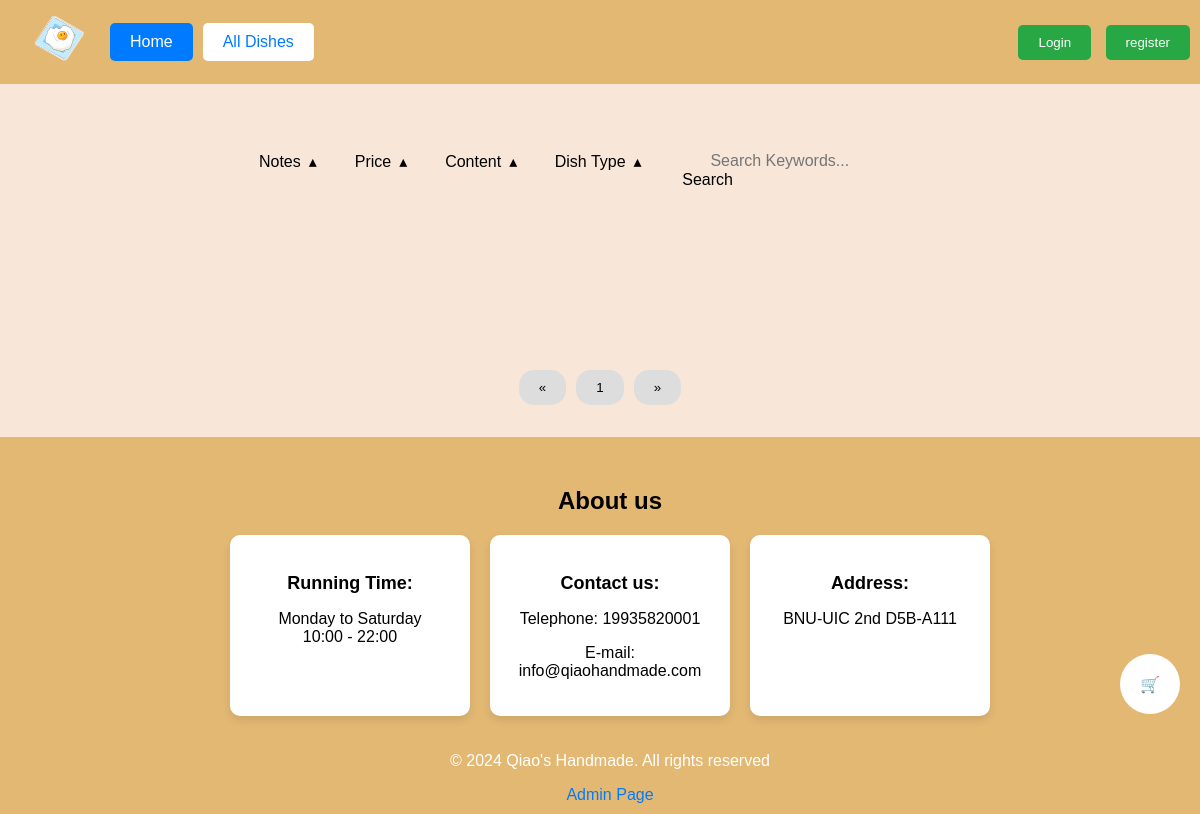
Page /menu.php on the earlier database version.
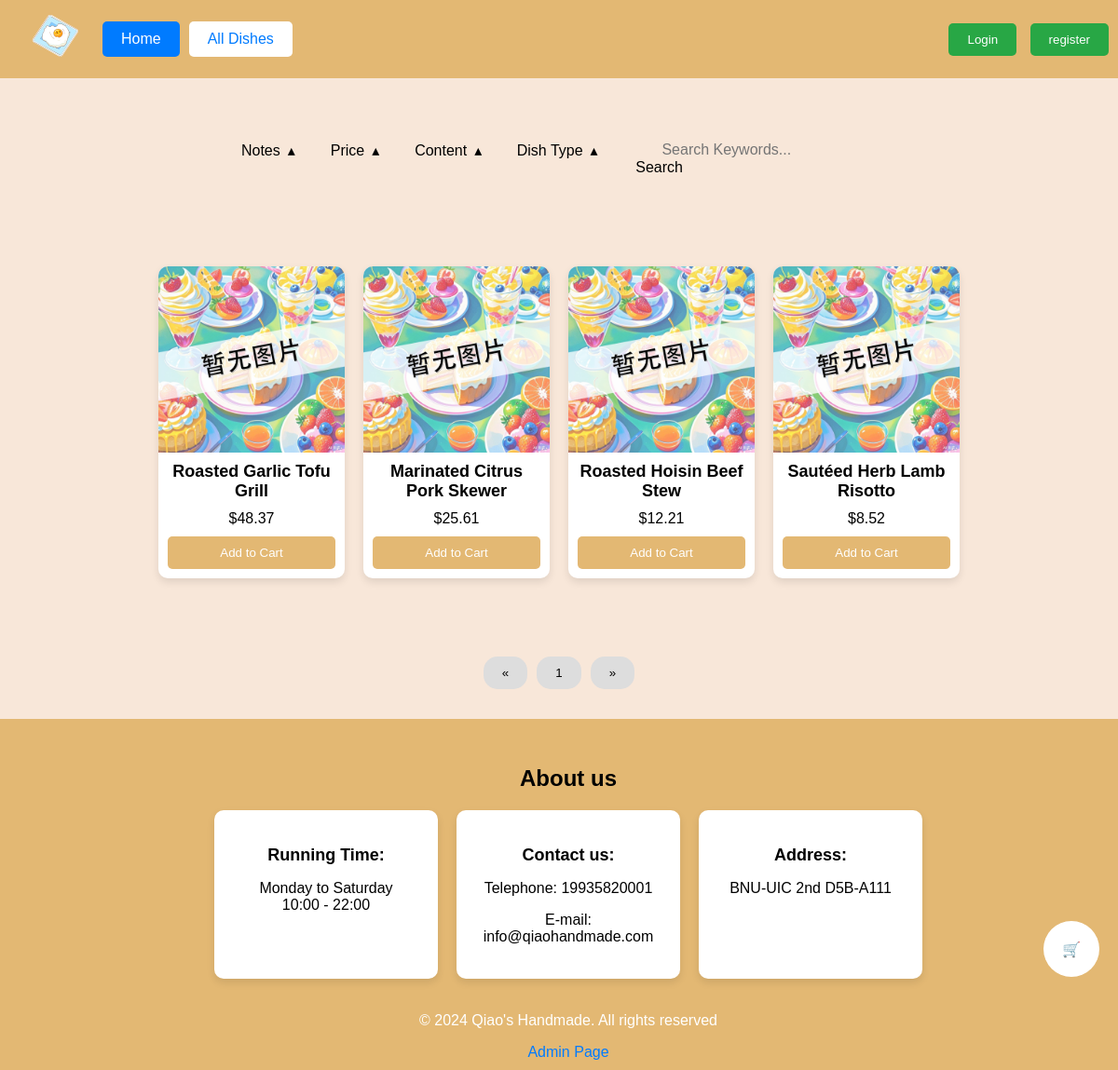
Same page on the later database version.
### tables this page shows
CREATE TABLE IF NOT EXISTS `menu` (
                                      `dish_id` INT NOT NULL AUTO_INCREMENT,
                                      `dish_name` VARCHAR(100) NOT NULL,
                                      `ingredient` TEXT,
                                      `description` TEXT,
                                      `type` VARCHAR(50) DEFAULT NULL,
                                      `price` DECIMAL(10, 2) NOT NULL,
                                      `amount` INT NOT NULL,
                                      `note` TEXT,
                                      `image` LONGBLOB,
                                      PRIMARY KEY (`dish_id`)
);

### menu.php (the view, shortened to what this page needs)
<!DOCTYPE html>
<html lang="zh">
<head>
    <link rel="stylesheet" type="text/css" href="styles.css">
</head>
<body>
<?php
include 'connectdb.php';
$dishesPerPage = 12;
$page = isset($_GET['page']) ? (int)$_GET['page'] : 1;
$offset = ($page - 1) * $dishesPerPage;
$sql = "SELECT * FROM menu";
$sql .= " LIMIT :offset, :limit";
$stmt = $conn->prepare($sql);
$stmt->bindValue(':offset', $offset, PDO::PARAM_INT);
$stmt->bindValue(':limit', $dishesPerPage, PDO::PARAM_INT);
$stmt->execute();
$dishes = $stmt->fetchAll(PDO::FETCH_ASSOC);
?>
<header>
    <div class="logo-container">
        <a href="index.php"><img src="qiao_logo.svg" alt="Qiao's Handmade" class="logo"  oncontextmenu="return false" onselectstart="return false" ondragstart="return false" onbeforecopy="return false" oncopy=document.selection.empty() onselect=document.selection.empty()></a>
        <nav>
            <a href="index.php" class="button">Home</a>
            <a href="menu.php" class="button" style="color: #007bff; background-color: white;">All Dishes</a>
        </nav>
    </div>
    <div>
        <button class="button login-btn" onclick="loginNotice()">Login</button>
        <button class="button register-btn" onclick="location.href=('register.php')">register</button>
    </div>
</header>
<div class="reserved_area" style="height: 32px;"></div>
<div class="selector-outside">
    <div class="selector-container">
        <div class="dropdown">
            <button class="dropbtn">Notes&#8192;<span class="triangle-arrow">&#9652;</span>&#8192;</button>
        </div>
        <div class="dropdown">
            <button class="dropbtn">Price&#8192;<span class="triangle-arrow">&#9652;</span>&#8192;</button>
        </div>
        <div class="dropdown">
            <button class="dropbtn">Content&#8192;<span class="triangle-arrow">&#9652;</span>&#8192;</button>
        </div>
        <div class="dropdown">
            <button class="dropbtn">Dish Type&#8192;<span class="triangle-arrow">&#9652;</span>&#8192;</button>
        </div>
        <div class="search-container-stock">
            <div class="keyword-search">
                <input type="text" id="keyword" placeholder="Search Keywords...">
                <button id="search-btn">Search</button>
            </div>
        </div>
    </div>
</div>
<section class="recommended-dishes" style="margin-top: 0;">
    <section class="dishes-display">
            <div class="dishes-container" style="margin-left: 3%; margin-right: 3%;">
                <?php foreach ($dishes as $dish): ?>
                    <div class="dish">
                        <?php if ($dish['image']): ?>
                            <img
                                 alt="<?php echo htmlspecialchars($dish['dish_name']); ?>"
                                 loading="lazy"
                                 oncontextmenu="return false"
                                 onselectstart="return false"
                                 ondragstart="return false"
                                 onbeforecopy="return false"
                                 oncopy="document.selection.empty()"
                                 onselect="document.selection.empty()">
                        <?php else: ?>
                            <img src="./nodish.jpg"
                                 alt="No Image Available"
                                 loading="lazy"
                                 oncontextmenu="return false"
                                 onselectstart="return false"
                                 ondragstart="return false"
                                 onbeforecopy="return false"
                                 oncopy="document.selection.empty()"
                                 onselect="document.selection.empty()">
                        <?php endif; ?>
                        <div class="dish-info">
                            <div class="name"><?php echo $dish['dish_name']; ?></div>
                            <div class="price"><?php echo '$' . $dish['price']; ?></div>
                            <button class="add-to-cart-button" id="add-to-cart_<?php echo $dish['dish_id']; ?>">Add to Cart</button>
                        </div>
                    </div>
                <?php endforeach; ?>
            </div>
    </section>
</section>
<section class="page-navigation">
    <div class="pagination">
        <button class="page-number prev" onclick="changePage(-1)">&laquo;</button>
        <button class="page-number current-page" id="currentPage">1</button>
        <button class="page-number next" onclick="changePage(1)">&raquo;</button>
    </div>
</section>
<div class="reserved_area" style="height: 32px;"></div>
<footer>
    <section class="other-information" style="color: #000000;">
        <h2>About us</h2>
        <div class="info-container">
            <div class="info-box">
                <h3>Running Time: </h3>
                <p>Monday to Saturday<br>10:00 - 22:00</p>
            </div>
            <div class="info-box">
                <h3>Contact us: </h3>
                <p>Telephone: 19935820001</p>
                <p>E-mail: info@qiaohandmade.com</p>
            </div>
            <div class="info-box">
                <h3>Address: </h3>
                <p>BNU-UIC 2nd D5B-A111</p>
            </div>
        </div>
    </section>
    <div class="footer-content">
        <p>&copy; 2024 Qiao's Handmade. All rights reserved</p>
        <a href="admin.php">Admin Page</a>
    </div>
</footer>
<div id="cart-float" onclick="openCart()" >
    🛒
</div>
</body>
</html>

### styles.css (style rules this page uses)
body, html { margin: 0; padding: 0; font-family: Arial, sans-serif; background-color: #f8e7d9; }
header { background-color: #e3b873; padding: 10px; display: flex; justify-content: space-between; align-items: center; }
.logo-container { display: flex; align-items: center; }
.logo { max-width: 60px; height: auto; margin: 0 auto; }
nav { display: flex; gap: 10px; }
.button { padding: 10px 20px; background-color: #007bff; color: #fff; border: none; border-radius: 5px; cursor: pointer; text-decoration: none; }
.login-btn, .register-btn { background-color: #28a745; }
.register-btn { margin-left: 10px; }
.dishes-display { text-align: center; padding: 20px; background-color: #f8e7d9; margin: 20px 0; }
.recommended-dishes { text-align: center; padding: 20px; background-color: #f8e7d9; margin: 24px 0; }
.dishes-container { display: flex; flex-wrap: wrap; justify-content: center; gap: 20px; }
.dish { width: 200px; background-color: #fff; border-radius: 10px; overflow: hidden; box-shadow: 0 4px 8px rgba(0,0,0,0.1); }
.dish img { width: 100%; height: 200px; object-fit: cover; }
.dish-info { padding: 10px; }
.dish-info .name { font-weight: bold; font-size: 18px; margin-bottom: 10px; }
.dish-info .price { font-size: 16px; margin-bottom: 10px; }
.add-to-cart-button { background-color: #e3b873; color: #fff; border: none; border-radius: 5px; padding: 10px; cursor: pointer; width: 100%; }
.other-information { text-align: center; padding: 20px; background-color: #e3b873; margin: 0; }
.other-information h2 { font-size: 24px; margin-bottom: 20px; }
.info-container { display: flex; flex-wrap: wrap; justify-content: center; gap: 20px; }
.info-box { background-color: #fff; padding: 20px; border-radius: 10px; box-shadow: 0 4px 8px rgba(0,0,0,0.1); width: 200px; }
.info-box h3 { font-size: 18px; margin-bottom: 10px; }
footer { background-color: #e3b873; color: #fff; text-align: center; padding: 10px; width: 100%; bottom: 0; }
.footer-content { display: flex; flex-direction: column; align-items: center; }
.footer-content a { color: #007bff; text-decoration: none; }
.pagination { margin-top: 20px; display: flex; justify-content: center; gap: 10px; }
.page-number { background-color: #ddd; color: black; border: none; padding: 10px 20px; text-align: center; text-decoration: none; display: inline-block; cursor: pointer; }
.selector-outside { width: 100%; display: flex; justify-content: center; align-items: center; }
.selector-container { display: flex; justify-content: space-around; margin: 20px 0; width: 60%; background-color: rgba(0, 0, 0, 0); border-radius: 30px; }
.dropdown { position: relative; display: inline-block; }
.dropbtn { background-color: rgba(0, 0, 0, 0); color: black; padding: 16px; font-size: 16px; border: none; cursor: pointer; border-radius: 30px; transition: background-color 0.3s ease; }
.triangle-arrow { margin: 0px; transition: transform 0.3s; display: inline-block; }
.keyword-search { margin: 16px; }
.search-container-stock { border-radius: 30px; transition: background-color 0.3s ease; }
.search-container-stock #keyword { border-radius: 20px; border: none; background-color: rgba(0, 0, 0, 0); height: 16px; font-size: 16px; text-align: center; padding: 0; }
.search-container-stock #search-btn { border-radius: 20px; border: none; font-size: 16px; background-color: rgba(0, 0, 0, 0); cursor: pointer; }
#back-to-top, #cart-float { position: fixed; right: 20px; background-color: #ffffff; color: #333; border: none; width: 60px; height: 60px; font-size: 16px; cursor: pointer; border-radius: 30px; z-index: 1000; display: flex; align-items: center; justify-content: center; text-align: center; }
#cart-float { bottom: 100px; }
.pagination button { border-radius: 15px; }
.dishes-container img { max-width: 100%; height: auto; display: block; margin: 0 auto; }

Differences in the rows shown:
added menu: dish_name "Roasted Garlic Tofu Grill", price "48.37"
added menu: dish_name "Marinated Citrus Pork Skewer", price "25.61"
added menu: dish_name "Roasted Hoisin Beef Stew", price "12.21"
added menu: dish_name "Sautéed Herb Lamb Risotto", price "8.52"
